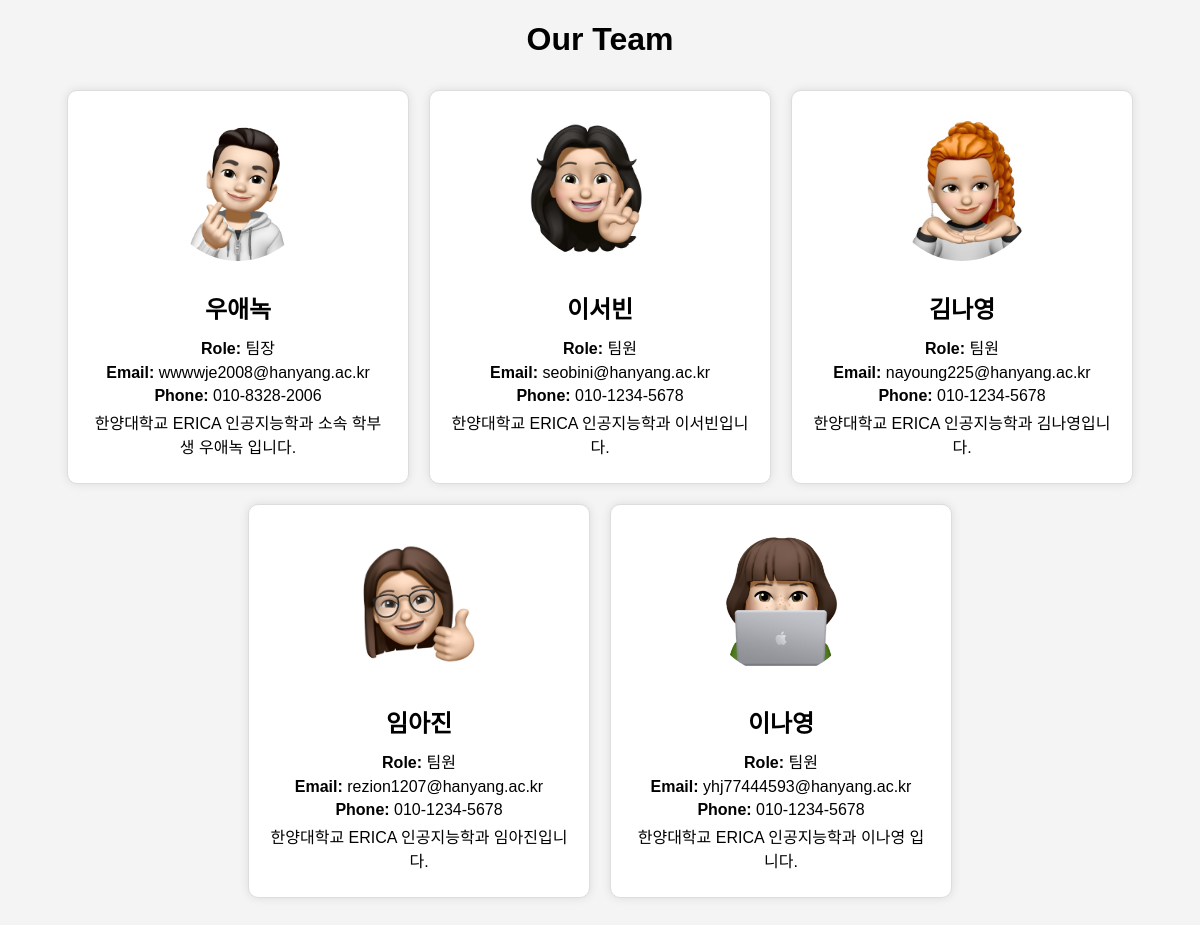
Screenshot of /introduce_us/ with the database file from the repository.
### introduce_us/models.py (models this page shows, shortened)
class Member(models.Model):
    name = models.CharField(max_length=100)
    role = models.CharField(max_length=100)
    email = models.EmailField()
    phone = models.CharField(max_length=15)
    bio = models.TextField()
    photo = models.ImageField(upload_to='photos/')

### introduce_us/views.py (the view)
# urls.py: path("", views.member_list, name="member_list"),
def member_list(request):
    members = Member.objects.all()
    return render(request, 'introduce_us/member_list.html', {'members': members})

### introduce_us/templates/introduce_us/member_list.html (shortened to what this page needs)
<!DOCTYPE html>
<html lang="en">
<head>
    {% load static %}
    <link rel="stylesheet" href="{% static 'introduce_us/styles.css' %}">
</head>
<body>
    <h1>Our Team</h1>
    <div class="team-container">
        {% for member in members %}
            <div class="team-member">
                <img src="{{ member.photo.url }}" alt="{{ member.name }}" class="member-photo">
                <h2>{{ member.name }}</h2>
                <p><strong>Role:</strong> {{ member.role }}</p>
                <p><strong>Email:</strong> {{ member.email }}</p>
                <p><strong>Phone:</strong> {{ member.phone }}</p>
                <p>{{ member.bio }}</p>
            </div>
        {% endfor %}
    </div>
</body>
</html>

### static/introduce_us/styles.css (style rules this page uses)
body { font-family: Arial, sans-serif; margin: 20px; background-color: #f4f4f4; }
h1 { text-align: center; }
.team-container { display: flex; flex-wrap: wrap; justify-content: center; }
.team-member { background-color: #fff; border: 1px solid #ddd; border-radius: 10px; padding: 20px; margin: 10px; width: 300px; box-shadow: 0 0 10px rgba(0, 0, 0, 0.1); text-align: center; }
.member-photo { width: 150px; height: 150px; object-fit: cover; border-radius: 50%; margin-bottom: 15px; }
.team-member h2 { margin: 10px 0; }
.team-member p { margin: 5px 0; }

### rows the page displays
Member: photo (picture), name "우애녹", role "팀장", email "wwwwje2008@hanyang.ac.kr", phone "010-8328-2006", bio "한양대학교 ERICA 인공지능학과 소속 학부생 우애녹 입니다."
Member: photo (picture), name "이서빈", role "팀원", email "seobini@hanyang.ac.kr", phone "010-1234-5678", bio "한양대학교 ERICA 인공지능학과 이서빈입니다."
Member: photo (picture), name "김나영", role "팀원", email "nayoung225@hanyang.ac.kr", phone "010-1234-5678", bio "한양대학교 ERICA 인공지능학과 김나영입니다."
Member: photo (picture), name "임아진", role "팀원", email "rezion1207@hanyang.ac.kr", phone "010-1234-5678", bio "한양대학교 ERICA 인공지능학과 임아진입니다."
Member: photo (picture), name "이나영", role "팀원", email "yhj77444593@hanyang.ac.kr", phone "010-1234-5678", bio "한양대학교 ERICA 인공지능학과 이나영 입니다."
